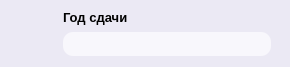
               <widget class="QFrame" name="frame_29">
                <property name="minimumSize">
                 <size>
                  <width>290</width>
                  <height>67</height>
                 </size>
                </property>
                <property name="maximumSize">
                 <size>
                  <width>290</width>
                  <height>67</height>
                 </size>
                </property>
                <property name="styleSheet">
                 <string notr="true">background-color: rgb(235, 233, 244);
border: none;
border-radius: 17px;</string>
                </property>
                <property name="frameShape">
                 <enum>QFrame::StyledPanel</enum>
                </property>
                <property name="frameShadow">
                 <enum>QFrame::Raised</enum>
                </property>
                <widget class="QWidget" name="layoutWidget_32">
                 <property name="geometry">
                  <rect>
                   <x>10</x>
                   <y>0</y>
                   <width>271</width>
                   <height>71</height>
                  </rect>
                 </property>
                 <layout class="QHBoxLayout" name="horizontalLayout_31">
                  <property name="leftMargin">
                   <number>4</number>
                  </property>
                  <property name="topMargin">
                   <number>5</number>
                  </property>
                  <property name="bottomMargin">
                   <number>6</number>
                  </property>
                  <item>
                   <widget class="QLabel" name="label_79">
                    <property name="maximumSize">
                     <size>
                      <width>36</width>
                      <height>36</height>
                     </size>
                    </property>
                    <property name="text">
                     <string/>
                    </property>
                    <property name="pixmap">
                     <pixmap>E:/4-2/Icons/Lease.png</pixmap>
                    </property>
                    <property name="scaledContents">
                     <bool>true</bool>
                    </property>
                   </widget>
                  </item>
                  <item>
                   <layout class="QVBoxLayout" name="verticalLayout_37">
                    <property name="spacing">
                     <number>3</number>
                    </property>
                    <property name="leftMargin">
                     <number>7</number>
                    </property>
                    <property name="topMargin">
                     <number>0</number>
                    </property>
                    <property name="rightMargin">
                     <number>10</number>
                    </property>
                    <property name="bottomMargin">
                     <number>9</number>
                    </property>
                    <item>
                     <widget class="QLabel" name="label_80">
                      <property name="font">
                       <font>
                        <pointsize>10</pointsize>
                        <weight>75</weight>
                        <bold>true</bold>
                       </font>
                      </property>
                      <property name="text">
                       <string>Год сдачи</string>
                      </property>
                     </widget>
                    </item>
                    <item>
                     <widget class="QComboBox" name="comboBox_6">
                      <property name="maximumSize">
                       <size>
                        <width>16777215</width>
                        <height>24</height>
                       </size>
                      </property>
                      <property name="font">
                       <font>
                        <pointsize>9</pointsize>
                        <weight>75</weight>
                        <bold>true</bold>
                        <stylestrategy>PreferDefault</stylestrategy>
                       </font>
                      </property>
                      <property name="styleSheet">
                       <string notr="true">QComboBox QAbstractItemView {
  y: 20;
  color: Transparency;
    border: 2px solid orange;
 	background-color: rgb(243, 227, 214);
    selection-background-color: rgb(222, 146, 58);
	alternate-background-color: lightgray;
    border-radius: 0px;
}

QComboBox:on {
    border: 2px solid orange;
 	padding-left: 5px;
	border-bottom-left-radius: 0px;
    border-bottom-right-radius: 0px;
}

QComboBox {
  background-color: rgb(248, 247, 252);
  color: rgb(68, 68, 68);
    border-radius: 10px;
  color: rgb(39, 39, 39);
    padding-left: 7px;
    height: 16px;
}

QComboBox::drop-down {
    subcontrol-origin: padding;
    subcontrol-position: right;
    border-radius: 0px;
    width: 20px;
   height: 16px;
}

QComboBox::drop-down:on {
    padding-right: -2px;
}

QComboBox::down-arrow {
    image: url(&quot;E:/4-2/Icons/Chevron Down.png&quot;);
    width: 10px;
    height: 10px;
}

QComboBox::down-arrow:on {
    border-radius: 10px;
}

QScrollArea {
background-color: rgb(248, 247, 252);
border-radius: 0px;
}

QScrollBar:vertical {
border: none;
background-color: rgb(248, 247, 252);
width: 6px;
border-radius: 0px;
margin-top: 0;
margin-bottom: 0;
}

QScrollBar::handle:vertical {
min-height: 20px;
border-radius: 0px;
background: rgb(222, 163, 96);
}

QScrollBar::add-line:vertical {
border: none;
background: rgb(248, 247, 252);
height: 0px;
subcontrol-position: bottom;
subcontrol-origin: margin;
border-radius: 0px;
}

QScrollBar::sub-line:vertical {
border: none;
background: transparent;
height: 0px;
subcontrol-position: top;
subcontrol-origin: margin;
border-radius: 0px;
}</string>
                      </property>
                      <property name="maxVisibleItems">
                       <number>8</number>
                      </property>
                      <property name="iconSize">
                       <size>
                        <width>10</width>
                        <height>10</height>
                       </size>
                      </property>
                     </widget>
                    </item>
                   </layout>
                  </item>
                 </layout>
                </widget>
               </widget>
